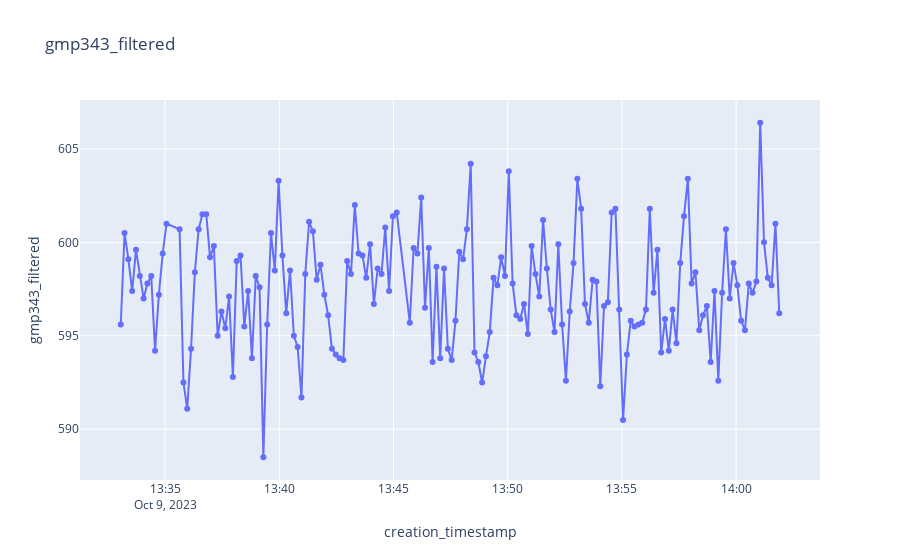
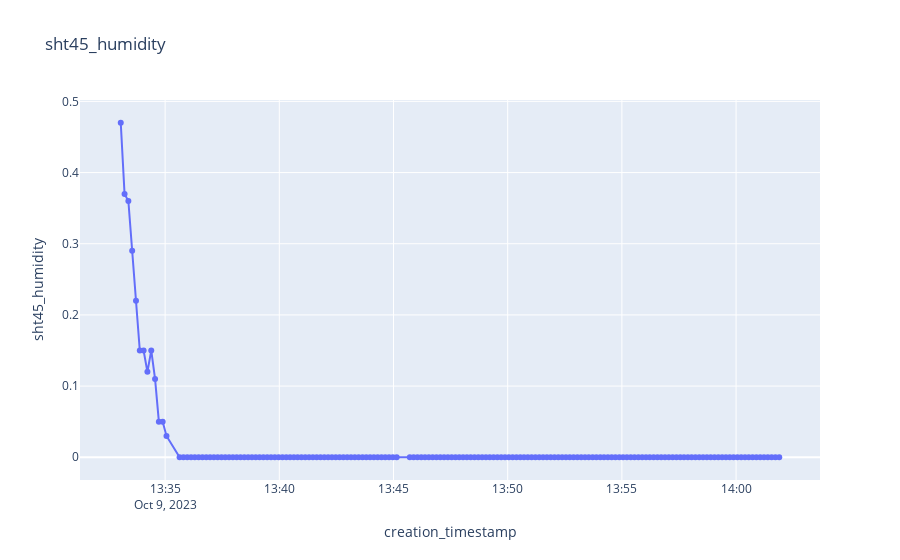
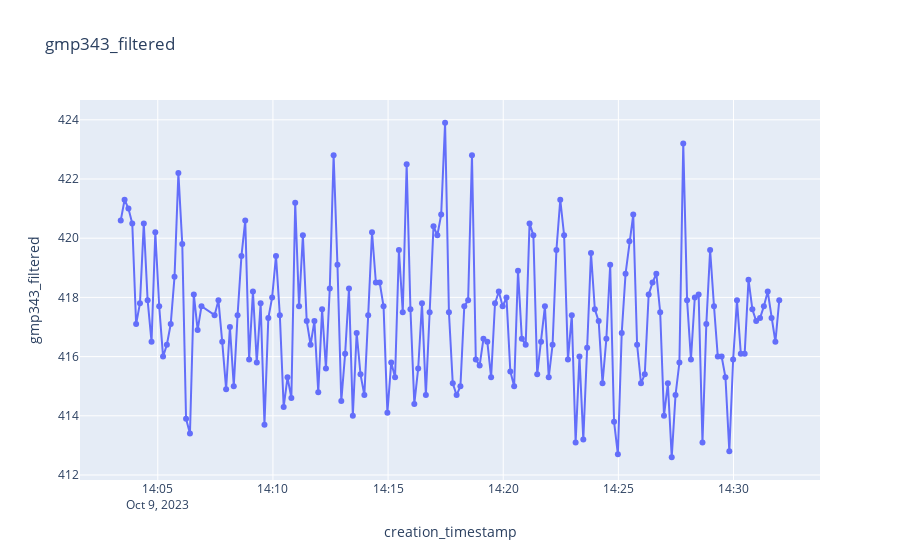
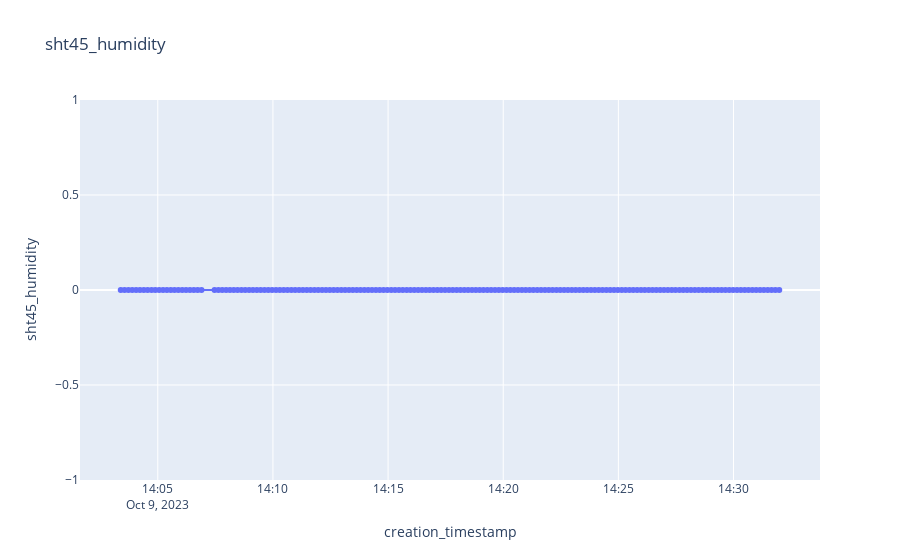

Source (notebook cell) for these figures, in order:
### Code cell
#600
start_date = datetime(2023, 10, 9, 13, 33, 0).replace(tzinfo=timezone.utc)
end_date = datetime(2023, 10, 9, 14, 2, 0).replace(tzinfo=timezone.utc)

df_p_600 = df.filter(pl.col("creation_timestamp").is_between(start_date, end_date))

plot_sensor_measurement(df_p_600.collect(), col_name="gmp343_filtered")
plot_sensor_measurement(df_p_600.collect(), col_name="sht45_humidity")

#400
start_date = datetime(2023, 10, 9, 14, 3, 14).replace(tzinfo=timezone.utc)
end_date = datetime(2023, 10, 9, 14, 32, 0).replace(tzinfo=timezone.utc)

df_p_400 = df.sort("creation_timestamp").filter(pl.col("creation_timestamp").is_between(start_date, end_date))

plot_sensor_measurement(df_p_400.collect(), col_name="gmp343_filtered")
plot_sensor_measurement(df_p_400.collect(), col_name="sht45_humidity")

### Figure 1 — Plotly figure (JSON) as saved in the notebook; plotly's stock layout.template omitted (floating-point values rounded to 4 significant figures; data arrays with more than 128 entries replaced by an {"elided": "..."} marker saying what was removed)
{"data": [{"hovertemplate": "creation_timestamp=%{x}<br>gmp343_filtered=%{y}<extra></extra>", "legendgroup": "", "line": {"color": "#636efa", "dash": "solid"}, "marker": {"symbol": "circle"}, "mode": "markers+lines", "name": "", "orientation": "v", "showlegend": false, "type": "scatter", "x": {"elided": "169 str values"}, "xaxis": "x", "y": {"elided": "169 float values"}, "yaxis": "y"}], "layout": {"legend": {"tracegroupgap": 0}, "title": {"text": "gmp343_filtered"}, "xaxis": {"anchor": "y", "domain": [0, 1], "title": {"text": "creation_timestamp"}}, "yaxis": {"anchor": "x", "domain": [0, 1], "title": {"text": "gmp343_filtered"}}}}

### Figure 2 — Plotly figure (JSON) as saved in the notebook; plotly's stock layout.template omitted (floating-point values rounded to 4 significant figures; data arrays with more than 128 entries replaced by an {"elided": "..."} marker saying what was removed)
{"data": [{"hovertemplate": "creation_timestamp=%{x}<br>sht45_humidity=%{y}<extra></extra>", "legendgroup": "", "line": {"color": "#636efa", "dash": "solid"}, "marker": {"symbol": "circle"}, "mode": "markers+lines", "name": "", "orientation": "v", "showlegend": false, "type": "scatter", "x": {"elided": "169 str values"}, "xaxis": "x", "y": {"elided": "169 float values"}, "yaxis": "y"}], "layout": {"legend": {"tracegroupgap": 0}, "title": {"text": "sht45_humidity"}, "xaxis": {"anchor": "y", "domain": [0, 1], "title": {"text": "creation_timestamp"}}, "yaxis": {"anchor": "x", "domain": [0, 1], "title": {"text": "sht45_humidity"}}}}

### Figure 3 — Plotly figure (JSON) as saved in the notebook; plotly's stock layout.template omitted (floating-point values rounded to 4 significant figures; data arrays with more than 128 entries replaced by an {"elided": "..."} marker saying what was removed)
{"data": [{"hovertemplate": "creation_timestamp=%{x}<br>gmp343_filtered=%{y}<extra></extra>", "legendgroup": "", "line": {"color": "#636efa", "dash": "solid"}, "marker": {"symbol": "circle"}, "mode": "markers+lines", "name": "", "orientation": "v", "showlegend": false, "type": "scatter", "x": {"elided": "170 str values"}, "xaxis": "x", "y": {"elided": "170 float values"}, "yaxis": "y"}], "layout": {"legend": {"tracegroupgap": 0}, "title": {"text": "gmp343_filtered"}, "xaxis": {"anchor": "y", "domain": [0, 1], "title": {"text": "creation_timestamp"}}, "yaxis": {"anchor": "x", "domain": [0, 1], "title": {"text": "gmp343_filtered"}}}}

### Figure 4 — Plotly figure (JSON) as saved in the notebook; plotly's stock layout.template omitted (floating-point values rounded to 4 significant figures; data arrays with more than 128 entries replaced by an {"elided": "..."} marker saying what was removed)
{"data": [{"hovertemplate": "creation_timestamp=%{x}<br>sht45_humidity=%{y}<extra></extra>", "legendgroup": "", "line": {"color": "#636efa", "dash": "solid"}, "marker": {"symbol": "circle"}, "mode": "markers+lines", "name": "", "orientation": "v", "showlegend": false, "type": "scatter", "x": {"elided": "170 str values"}, "xaxis": "x", "y": {"elided": "170 int values"}, "yaxis": "y"}], "layout": {"legend": {"tracegroupgap": 0}, "title": {"text": "sht45_humidity"}, "xaxis": {"anchor": "y", "domain": [0, 1], "title": {"text": "creation_timestamp"}}, "yaxis": {"anchor": "x", "domain": [0, 1], "title": {"text": "sht45_humidity"}}}}
